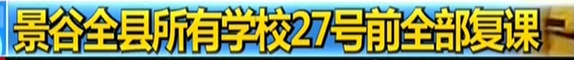
//> input picture source/a.jpg, 574 x 60 px
$ ./Proimage_detectREC_fun   (built with g++ and OpenCV 4)
//> lines starting //> are read from the running program, lines starting //| are printed output that depends on the picture; after the words box and inside, x2 and y2 are one past the last pixel; in counts of white or black regions, pixels touching at a corner belong together
// Proimage_detectREC_fun.cpp : Defines the entry point for the console application.
//

#include "stdafx.h"
#include "opencv2/opencv.hpp"
#include <iostream>
#include<cmath>
#include<stdio.h>
#include<iostream>
#include <fstream>
using namespace std;
using namespace cv;

int thresh = 50;
IplImage* img =NULL;
IplImage* img0 = NULL;
CvMemStorage* storage =NULL;
const char * wndname = "正方形检测 demo";


//angle函数用来返回（两个向量之间找到角度的余弦值）
double angle( CvPoint* pt1, CvPoint* pt2, CvPoint* pt0 )
{
	double dx1 = pt1->x - pt0->x;
	double dy1 = pt1->y - pt0->y;
	double dx2 = pt2->x - pt0->x;
	double dy2 = pt2->y - pt0->y;
	return (dx1*dx2 + dy1*dy2)/sqrt((dx1*dx1 + dy1*dy1)*(dx2*dx2 + dy2*dy2) + 1e-10);
}

// 返回图像中找到的所有轮廓序列，并且序列存储在内存存储器中

CvSeq* findSquares4( IplImage* img, CvMemStorage* storage )
{
	CvSeq* contours;
	int i, c, l, N = 11;
	CvSize sz = cvSize( img->width & -2, img->height & -2 );

	IplImage* timg = cvCloneImage( img );
	IplImage* gray = cvCreateImage( sz, 8, 1 );
	IplImage* pyr = cvCreateImage( cvSize(sz.width/2, sz.height/2), 8, 3 );
	IplImage* tgray;
	CvSeq* result;
	double s, t;
	// 创建一个空序列用于存储轮廓角点
	CvSeq* squares = cvCreateSeq( 0, sizeof(CvSeq), sizeof(CvPoint), storage );

	cvSetImageROI( timg, cvRect( 0, 0, sz.width, sz.height ));
	// 过滤噪音
	cvPyrDown( timg, pyr, 7 );
	cvPyrUp( pyr, timg, 7 );
	tgray = cvCreateImage( sz, 8, 1 );

	// 红绿蓝3色分别尝试提取
	for( c = 0; c < 3; c++ )
	{
		// 提取 the c-th color plane
		cvSetImageCOI( timg, c+1 );
		cvCopy( timg, tgray, 0 );

		// 尝试各种阈值提取得到的（N=11）
		for( l = 0; l < N; l++ )
		{
			// apply Canny. Take the upper threshold from slider
			// Canny helps to catch squares with gradient shading
			if( l == 0 )
			{
				cvCanny( tgray, gray, 50, 150, 3 );
				cvShowImage("a1",gray);
				//使用任意结构元素膨胀图像
				cvDilate( gray, gray, 0, 1 );
				cvShowImage("a2",gray);
			}
			else
			{
				// apply threshold if l!=0:
				cvThreshold( tgray, gray, (l+1)*255/N, 255, CV_THRESH_BINARY );
			}

			// 找到所有轮廓并且存储在序列中
			cvFindContours( gray, storage, &contours, sizeof(CvContour),
				CV_RETR_LIST, CV_CHAIN_APPROX_SIMPLE, cvPoint(0,0) );

			// 遍历找到的每个轮廓contours
			while( contours )
			{
				//用指定精度逼近多边形曲线
				result = cvApproxPoly( contours, sizeof(CvContour), storage,
					CV_POLY_APPROX_DP, cvContourPerimeter(contours)*0.02, 0 );


				if( result->total == 4 &&
					fabs(cvContourArea(result,CV_WHOLE_SEQ)) > 500 &&
					fabs(cvContourArea(result,CV_WHOLE_SEQ)) < 100000 &&
					cvCheckContourConvexity(result) )
				{
					s = 0;

					for( i = 0; i < 5; i++ )
					{
						// find minimum angle between joint edges (maximum of cosine)
						if( i >= 2 )
						{
							t = fabs(angle(
								(CvPoint*)cvGetSeqElem( result, i ),
								(CvPoint*)cvGetSeqElem( result, i-2 ),
								(CvPoint*)cvGetSeqElem( result, i-1 )));
							s = s > t ? s : t;
						}
					}

					// if 余弦值 足够小，可以认定角度为90度直角
					//cos0.1=83度，能较好的趋近直角
					if( s < 0.1 )
						for( i = 0; i < 4; i++ )
							cvSeqPush( squares,
							(CvPoint*)cvGetSeqElem( result, i ));
				}

				// 继续查找下一个轮廓
				contours = contours->h_next;
			}
		}
	}
	cvReleaseImage( &gray );
	cvReleaseImage( &pyr );
	cvReleaseImage( &tgray );
	cvReleaseImage( &timg );

	return squares;
}

//drawSquares函数用来画出在图像中找到的所有正方形轮廓
void drawSquares( IplImage* img, CvSeq* squares )
{
	CvSeqReader reader;
	IplImage* cpy = cvCloneImage( img );
	int i;
	cvStartReadSeq( squares, &reader, 0 );

	// read 4 sequence elements at a time (all vertices of a square)
	for( i = 0; i < squares->total; i += 4 )
	{
		CvPoint pt[4], *rect = pt;
		int count = 4;

		// read 4 vertices
		CV_READ_SEQ_ELEM( pt[0], reader );
		CV_READ_SEQ_ELEM( pt[1], reader );
		CV_READ_SEQ_ELEM( pt[2], reader );
		CV_READ_SEQ_ELEM( pt[3], reader );

		// draw the square as a closed polyline
		cvPolyLine( cpy, &rect, &count, 1, 1, CV_RGB(0,255,0), 2, CV_AA, 0 );
	}

	cvShowImage( wndname, cpy );
	cvReleaseImage( &cpy );
}


char* names[] = { "..\\..\\..\\source\\a.jpg", 0 };

int main(int argc, char** argv)
{
	int i, c;
	storage = cvCreateMemStorage(0);

	for( i = 0; names[i] != 0; i++ )
	{
		img0 = cvLoadImage( names[i], 1 );
//> img0 is the input picture: 60 rows x 574 cols, CV_8UC3; mean B, G, R 95.2, 151.4, 141.1
//> names = 2 items
		if( !img0 )
		{
			cout<<"不能载入"<<names[i]<<"继续下一张图片"<<endl;
			continue;
		}
		img = cvCloneImage( img0 );
		cvNamedWindow( wndname, 1 );

		// find and draw the squares
		drawSquares( img, findSquares4( img, storage ) );
//> in findSquares4, `CvSeq* squares = cvCreateSeq( 0, sizeof(CvSeq), sizeof(CvPoint), stora..`: squares = 0 items
//> in findSquares4, `cvPyrDown( timg, pyr, 7 );`:
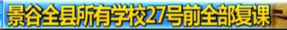
//> pyr: 30 rows x 287 cols, CV_8UC3; mean B, G, R 97.3, 153.4, 142.9
//> in findSquares4, `cvPyrUp( pyr, timg, 7 );`:
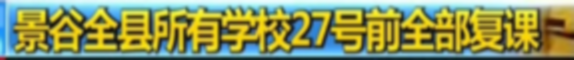
//> timg: 60 rows x 574 cols, CV_8UC3; mean B, G, R 95.4, 151.6, 141.1
//> the loop in findSquares4, `for( c = 0; c < 3; c++ )` made 3 passes
//> s on passes 1 to 3: 0, 0.137, 0.0035
//> pass 1, in findSquares4, `cvCopy( timg, tgray, 0 );`:
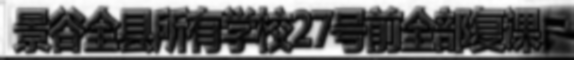
//> tgray: 60 rows x 574 cols, CV_8UC1; min 1, max 254, mean 95.4
//> pass 2, in findSquares4, `cvCopy( timg, tgray, 0 );`:
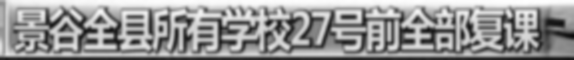
//> tgray: 60 rows x 574 cols, CV_8UC1; min 13, max 255, mean 151.6
//> pass 3, in findSquares4, `cvCopy( timg, tgray, 0 );`:
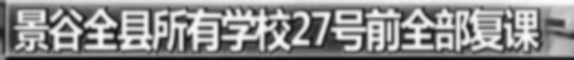
//> tgray: 60 rows x 574 cols, CV_8UC1; min 7, max 252, mean 141.1
//> after the loop in findSquares4, `for( c = 0; c < 3; c++ )`: gray: 60 rows x 574 cols, CV_8UC1; every value is 0
//> after the loop in findSquares4, `for( c = 0; c < 3; c++ )`: contours = 0 contours; result = 1 contour, all with area under 20; s = 0.0035; t = 0; squares = 12 items
//> the loop in drawSquares, `for( i = 0; i < squares->total; i += 4 )` made 3 passes
//> pass 1, in drawSquares, `cvPolyLine( cpy, &rect, &count, 1, 1, CV_RGB(0,255,0), 2, CV_AA, 0 );`:
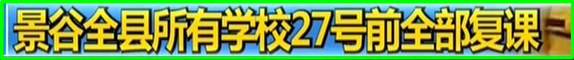
//> cpy: 60 rows x 574 cols, CV_8UC3; 15.36% of pixels changed, all inside (x1, y1, x2, y2) = (0, 0, 574, 60)
//> pass 3, in drawSquares, `cvPolyLine( cpy, &rect, &count, 1, 1, CV_RGB(0,255,0), 2, CV_AA, 0 );`:
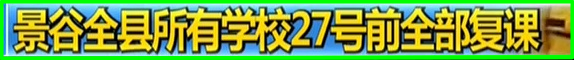
//> cpy: 60 rows x 574 cols, CV_8UC3; mean B, G, R 73.4, 165.3, 123.5

		c = cvWaitKey(0);
//> the space key is pressed

		cvReleaseImage( &img );
		cvReleaseImage( &img0 );

		cvClearMemStorage( storage );

		if( (char)c == 27 )
			break;
	}

	cvDestroyWindow( wndname );
	return 0;
}

$ run again, with source/00_01_30_001.jpg copied over source/a.jpg
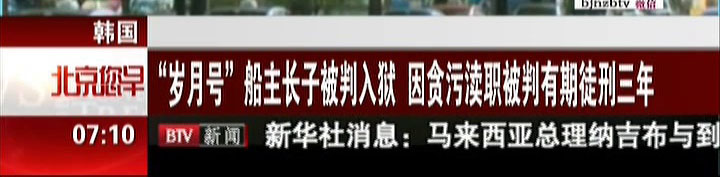
//> input picture source/00_01_30_001.jpg, 720 x 177 px
//> img0 is the input picture: 177 rows x 720 cols, CV_8UC3; mean B, G, R 93.9, 95.7, 123.7
//> names = 2 items
//> in findSquares4, `CvSeq* squares = cvCreateSeq( 0, sizeof(CvSeq), sizeof(CvPoint), stora..`: squares = 0 items
//> the loop in findSquares4, `for( c = 0; c < 3; c++ )` made 3 passes
//> (s, t) on passes 1 to 3: (0.268, 0.0261), (0.171, 0.171), (0.223, 0.0261)
//> after the loop in findSquares4, `for( c = 0; c < 3; c++ )`: contours = 0 contours; result = 1 contour, all with area under 20; s = 0.223; t = 0.0261; squares = 56 items
//> the loop in drawSquares, `for( i = 0; i < squares->total; i += 4 )` made 14 passes
//> after the loop in drawSquares, `for( i = 0; i < squares->total; i += 4 )`:
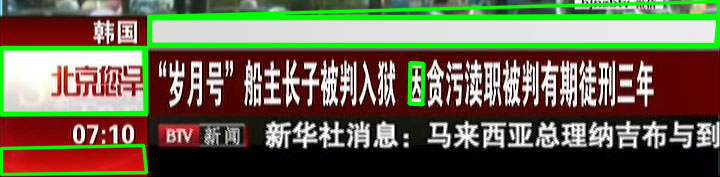
//> cpy: 177 rows x 720 cols, CV_8UC3; mean B, G, R 78.7, 103.8, 106.7
